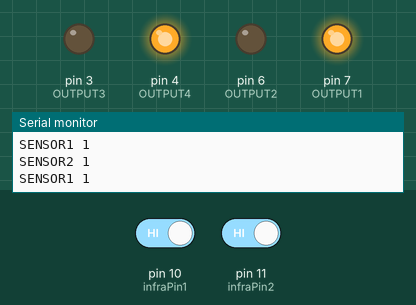
Recording of a sketch running on a simulated Arduino Uno, built with avr-gcc and run on an emulated ATmega328P. Shown: output pins drawn as LEDs (lit = HIGH), the last lines printed to the serial monitor. The inputs (shaded band) are chosen by the test bench; at power-on: pin 10 (infraPin1) HIGH, pin 11 (infraPin2) HIGH.

Above: at 1.2 s.
1.3 s: pin 10 (infraPin1) driven LOW
At 2.5 s:
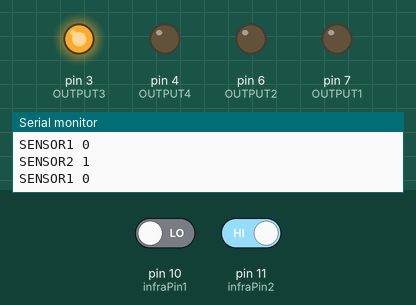
2.8 s: pin 11 (infraPin2) driven LOW
At 3.3 s:
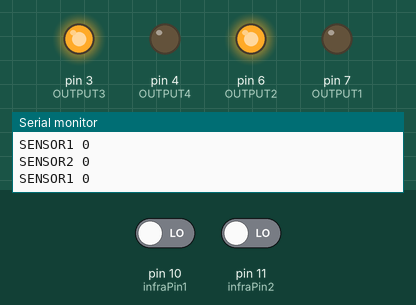
4.3 s: pin 10 (infraPin1) driven HIGH
At 4.8 s:
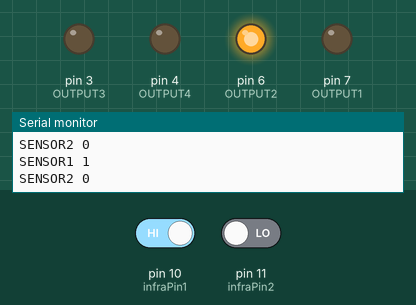
5.8 s: pin 11 (infraPin2) driven HIGH
At 6.6 s:
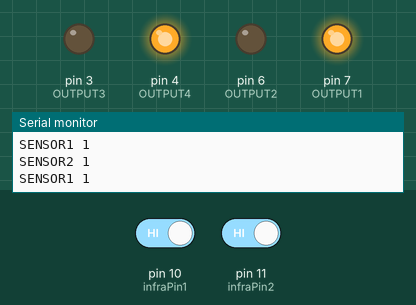
Timing chart, 0 to 8.8 s (numbered marks = the images above; inputs shaded):
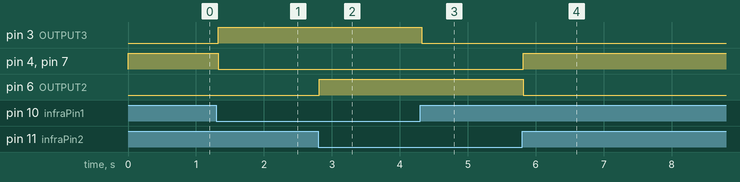

The sketch:

seguidor_de_linea.ino
```cpp
/* Programacion de SEGUIDOR DE LINEA usando ARDUINO, CNY70, DRIVER L298N.
Realizado por:THEFENIX-THE FENIX-EMIC TRON.*/
int infraPin1 = 10;    // pin del infrarrojos utilizado como entrada digital en el lado derecho(#1).
int infraPin2 = 11;    // pin del infrarrojos utilizado como entrada digital en el lado izquierdo(#2).
int valorInfra1 = 0;  // Valor inicial de la lectura digital del infrarrojo #1.
int valorInfra2 = 0;  // Valor inicial de la lectura digital del infrarrojo #2.
int OUTPUT4 = 4;    // Output4 conectada al pin 4.
int OUTPUT3 = 3;    // Ouput3 conectada al pin 3.
int OUTPUT2 = 6;    // Output3 conectada al pin 6.
int OUTPUT1 = 7;    // Output4 conectada al pin 7.
void setup() {
  Serial.begin(9600); // Comenzamos comunicacion serial.
  pinMode(infraPin1, INPUT);     // Inicializa el pin 1 como entrada digital.
  pinMode(infraPin2, INPUT);     // Inicializa el pin 2 como entrada digital.
  pinMode (OUTPUT1, OUTPUT);     // Inicializa el pin 7  como salida digital.
  pinMode (OUTPUT2, OUTPUT);     // Inicializa el pin 6 como salida digital.
  pinMode (OUTPUT3, OUTPUT);     // Inicializa el pin 3 como salida digital.
  pinMode (OUTPUT4, OUTPUT);     // Inicializa el pin 4 como salida digital.
  }
void loop() {
  valorInfra1 = digitalRead(infraPin1);   // Lee el valor de la entrada 10, esto es, el valor que lee el infrarrojo #1.
  Serial.print("SENSOR1 ");         //Imprimimos el texto "SENSOR1 "
  Serial.println(valorInfra1);    //Imprimimos la lectura del infrarrojo #1.
  valorInfra2 = digitalRead(infraPin2);    // Lee el valor de la entrada 11, esto es, el valor que lee el infrarrojo #2.
  Serial.print("SENSOR2 ");       //Imprimimos el texto "SENSOR2 "
  Serial.println(valorInfra2);    //Imprimimos la lectura del infrarrojo #2.
  if(valorInfra1==0)   // Si la lectura del infrarrojo #1 es 0, entonces se cumplira una de las siguientes condiciones:
  {
  if(valorInfra2==0)  // Si la lectura del infrarrojo #2 es 0, es decir los dos sensores estan sobre la linea negra, entonces los dos motores avanzaran en linea recta.
  {
  digitalWrite(OUTPUT1,0);
  digitalWrite(OUTPUT2,1);
  digitalWrite(OUTPUT3,1);
  digitalWrite(OUTPUT4,0);
  }
  else // Si la lectura del infrarrojo #2 es 1, el sensor#1 esta sobre la linea negra y el sensor#2 esta fuera de la linea negra, entonces solo una rueda gira y esto causara el giro.
  {
  digitalWrite(OUTPUT1,0);
  digitalWrite(OUTPUT2,0);
  digitalWrite(OUTPUT3,1);
  digitalWrite(OUTPUT4,0);
  }
  }
  else // Si la lectura del infrarrojo #1 no es 0, sera 1, se daran las siguientes posibilidades:
  {if(valorInfra2==0)  // Como el sensor#1 esta fuera de la linea negra y el sensor#2 esta sobre la linea negra, entonces solo una rueda gira y esto causara el giro.
  {
  digitalWrite(OUTPUT3,0);
  digitalWrite(OUTPUT4,0);
  digitalWrite(OUTPUT1,0);
  digitalWrite(OUTPUT2,1);
  }
  else{ // si ambos sensores dan lectura 1, los dos estan fuera de la linea negra, para que vuelva a su trayectoria tiene que retroceder.
  digitalWrite(OUTPUT1,1);
  digitalWrite(OUTPUT2,0);
  digitalWrite(OUTPUT3,0);
  digitalWrite(OUTPUT4,1);
  }
  }
  }
```

Measured:
- after the input at 1.3 s, pin 3 (OUTPUT3): LOW → HIGH at once; pin 4 (OUTPUT4), pin 7 (OUTPUT1): HIGH → LOW at once
- after the input at 2.8 s, pin 6 (OUTPUT2): LOW → HIGH at once
- after the input at 4.3 s, pin 3 (OUTPUT3): HIGH → LOW at once
- after the input at 5.8 s, pin 4 (OUTPUT4), pin 7 (OUTPUT1): LOW → HIGH at once; pin 6 (OUTPUT2): HIGH → LOW at once
